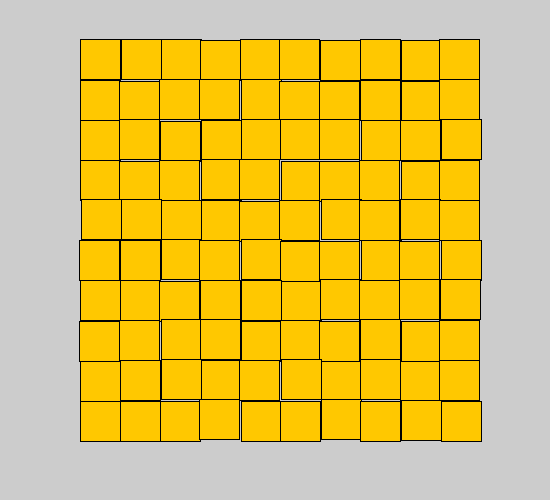
Frame 1 (no input)
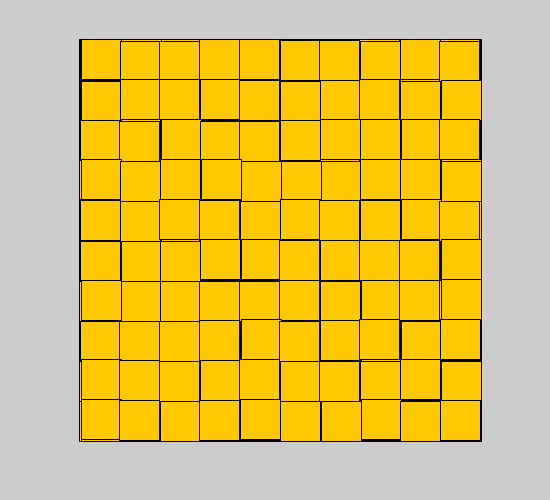
Frame 60 (the mouse pressed at the canvas centre just before this capture)
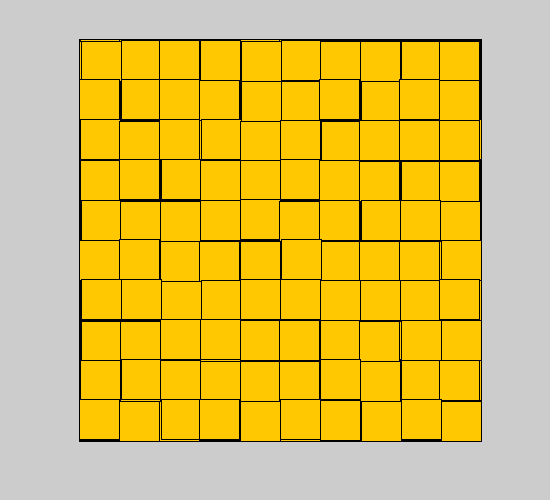
Frame 120 (the mouse held since frame 60 and released just before this capture)

The Processing sketch that drew these frames (run headless with seeded random() and noise(); from frame 60 on, the mouse is pressed at the canvas centre):

// Processing sketch: Firkantkunst
// ── Firkantkunst.pde
void setup() {
  size(550, 500);
}

void draw() {
  clear();
  for (int j=0; j<10; j++) {
    for (int k=1; k<=10; k=k+1) {
      float r = random(-1, 2);
      float r2 = random(-1, 2);
      fill(255, 200, 0);
      rect(40 + k*40 + r, 40 +j*40+r2, 40, 40);
    }
  }
}
